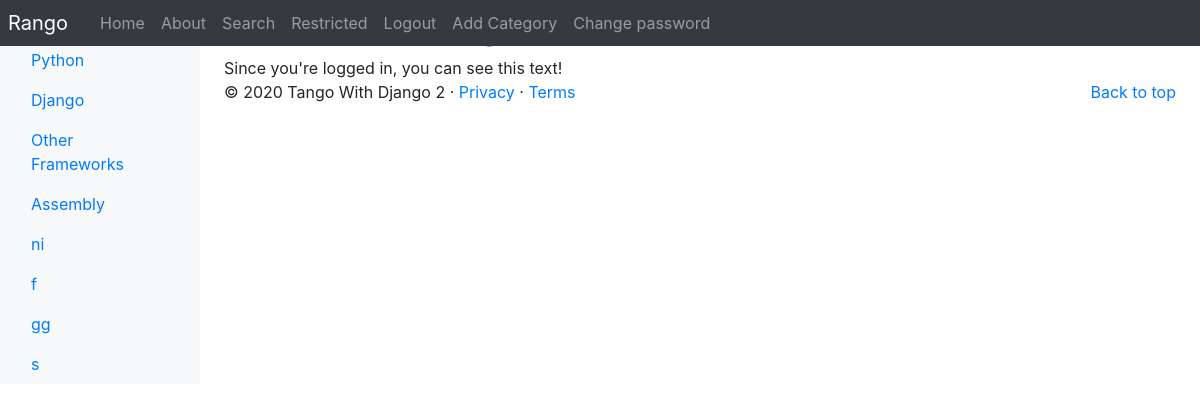
The page /rango/restricted/ (signed in) on the database as committed earlier.
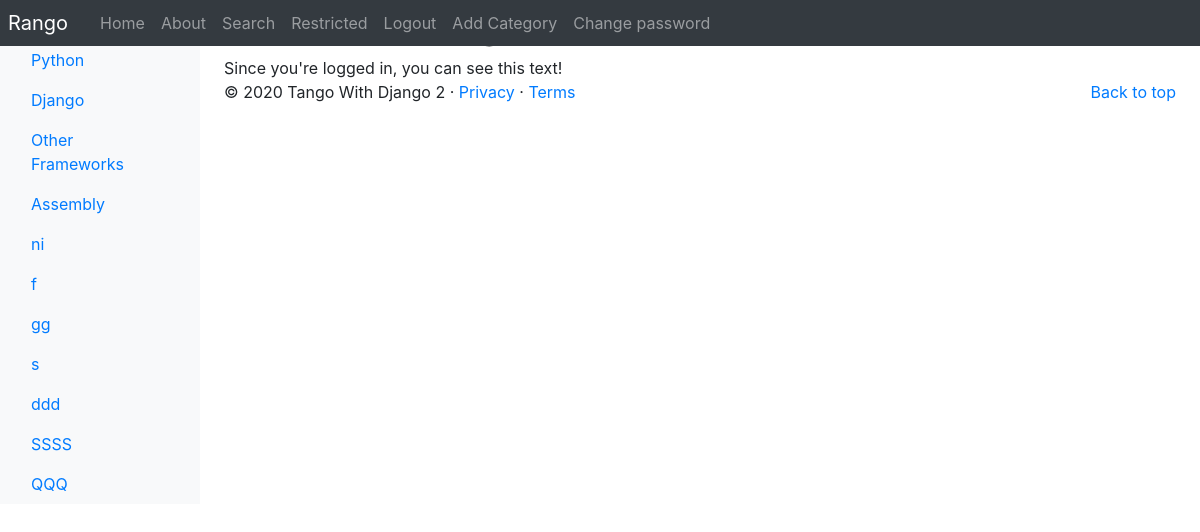
The same page on the database as committed later.
### rango/models.py (models this page shows, shortened)
class Category(models.Model):
  NAME_MAX_LENGTH = 128
  name = models.CharField(max_length=NAME_MAX_LENGTH, unique=True)
  views = models.IntegerField(default=0)
  likes = models.IntegerField(default=0)
  slug = models.SlugField(unique=True)
  class Meta:
      verbose_name_plural = 'categories'

### rango/views.py (the view)
# urls.py: path('restricted/', views.restricted, name='restricted'),
@login_required
def restricted(request):
    return render(request, 'rango/restricted.html')

### rango/templatetags/rango_template_tags.py (called while the page is built)
@register.inclusion_tag('rango/categories.html')
def get_category_list(current_category=None):
    return {'categories': Category.objects.all(), 'current_category': current_category}

### rango/templates/rango/restricted.html (shortened to what this page needs)
{% extends 'rango/base.html' %}
{% load staticfiles %}
{% block body_block %}
    <h1>Restricted Page</h1>
    Since you're logged in, you can see this text!<br />
{% endblock %}

### rango/templates/rango/categories.html (shortened to what this page needs)
<ul class="nav flex-column">
    {% if categories %}
        {% for c in categories %}
            {% if c == current_category %}
            <li class="nav-item">
                <a class="nav-link active"  href="/rango/category/{{ category.slug }}/">
				<span data-feather="archive"></span>
				{{ c.name }}</a>
            </li>
            {% else %}
            <li class="nav-item">
                 <a class="nav-link active" href="/rango/category/{{ category.slug }}/">
				 {{ c.name }}
				 </a>
            </li>
            {% endif %}
        {% endfor %}
    {% else %}
        <li class="nav-item">There are no categories present.</li>
    {% endif %}
</ul>

Rows that differ between the two databases and show on the page:
added Category: name "ddd"
added Category: name "SSSS"
added Category: name "QQQ"
